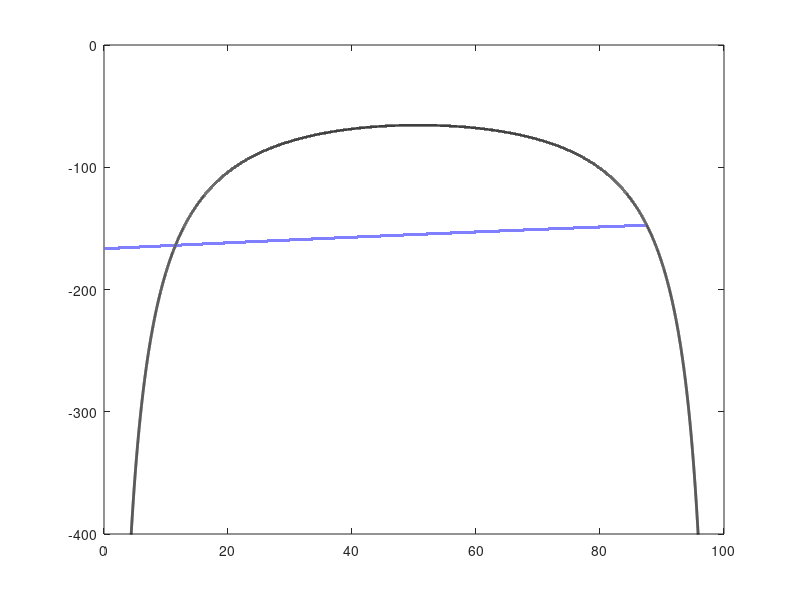

Recreate this plot in MATLAB. (Note: this script raises an error after producing the figure.)
close all; clear all;
pop=100;
beta = 0.0232/pop;%0.1/pop;%0.06/pop;
r = 0.39;
%https://www.ncbi.nlm.nih.gov/pmc/articles/PMC7760962/
c = 155.0/30.0;%6.39;
%https://pdf.sciencedirectassets.com/279785/1-s2.0-S0022030295X71904/1-s2.0-S0022030295768643/main.pdf?X-Amz-Security-Token=IQoJb3JpZ2luX2VjEJX%2F%2F%2F%2F%2F%2F%2F%2F%2F%2FwEaCXVzLWVhc3QtMSJGMEQCIE7Rvahno34ST8O2TstkfRqB%2F3aFYJbev3XeW70r%2BP0rAiA1wOwXfbMRQ4YzzvPI2CtTr%2BNTC4mpRbFJKxQbj7P1Ayq7BQje%2F%2F%2F%2F%2F%2F%2F%2F%2F%2F8BEAUaDDA1OTAwMzU0Njg2NSIMu70TMdmlgo5c7WeWKo8FtsFr95EV1Vi06kVBiii9tyVsTUsGaxj9rN0b8f2sxrD5HszTs%2BEijkkCPA321impliC1hpEnEsN4wQFM%2BVUR7W6l1SwgI6iUrMCkBsjXtxMWGnWD%2FipdOjD%2BWadCBIBjlDVXAP6zD7iO%2FTO%2Bcg%2B%2FaKCmJHLC8AnXAD%2Bs5aDZxlUrZdIYAhRc%2F%2FYmT4SvurzrhDjGY12MK4iTmM%2F0jTzrrzHKrKF65d4CYyvri6V57f5ukVWKgsB1xBhtWou65PNHTF6WFq341nJpjWPRvNKdda4%2FAH42SY4NTtDuzzAHsoADcZE7miR2rq3EC8yJk%2F1CQJAcBVcug%2FaDKCI2Lmj%2Fo7gdN6peLkprPIck0HdayzXXzxvx2h30BKbjvb%2FeA5oe%2BkahFYoXYLVhqZI7v%2F9tFYeydLIm332AQ2UoRnw2eqyBZv95e%2FZQeiClxeY8JHC2FpREERWJkmfk4aGbWRn7NaisABVjVCvCfAMyFPxZ8tHfTYKK37iOl0%2BeGeDh50T%2BJw2vlp5oOj6vfboir2o0srMbDlCd9K6v%2FGKRcXZAzpWtu3EDMd9ygW9n%2FbicQceDs5cRsh%2FFSJpfqhT7TcxEVx6aOabK7mJoARN1cqPC9iJ5jhdn8dzg%2BPpZvUpdIXDtuUHj%2FXZR98WQzI5NZVFSk5o7Q30MdqTq9xDzs4hfqxItK5gGggWOet6J2MAuRN6vgIGc%2Fjo%2FipgeW6y7hz6na%2FKDP%2BxbBcWv%2Fq2Z4aX6HUksT%2BcKhVcdIkSUQgipOVtlcIz8vyFh8SKSsVrw1h3U4Y2W2xQ0tY9igNovimJXpi4giQe9dUcnrEQdVt%2F07vOKMokjM3fn1DiQHU5u3OmepAi0j2Fk0FlmI3mXpXQeNzCUgJ6kBjqyAQXhjKTTBIuW6JkSLxdtMOZNhhBxOq5daeV8U407PXdU890EDFcgXFHji9mco4yFbGDTU1Jlvel5m4oh%2BpbjWl%2FSTEUYY4ng050zkD7f9lMX2GxJbhOffHcsUGdS3TmDfFdUI%2FrGpNKeY0C2QrG2un3i7vK4m7PJt9zA28xvvZLJAZTm150cKrzEiCNz3UxdThnNk0Nn%2FKV4EA1MR3cyfZahiZJX8KXKJ03TL7r35NW7kbU%3D&X-Amz-Algorithm=AWS4-HMAC-SHA256&X-Amz-Date=20230612T212630Z&X-Amz-SignedHeaders=host&X-Amz-Expires=300&X-Amz-Credential=ASIAQ3PHCVTY5FHNTY4V%2F20230612%2Fus-east-1%2Fs3%2Faws4_request&X-Amz-Signature=d541a27b71a19fc4cf09d6ba3c3648fbc33a16f3a505bb4857097c721f5067ef&hash=2744b5c125c1f1c509607135424370037b657a630f5b938e8b158a34c7dd4e55&host=68042c943591013ac2b2430a89b270f6af2c76d8dfd086a07176afe7c76c2c61&pii=S0022030295768643&tid=spdf-b2f176f8-4ab2-40c1-b408-c452271d030a&sid=8a867a729330d14c5d6b0f88163eb45e6b3dgxrqa&type=client&tsoh=d3d3LnNjaWVuY2VkaXJlY3QuY29t&ua=0f1550025553560c565b09&rr=7d652c25feaf30ab&cc=us
gamma = 1.0/30.0;%1.0/36.0;%1.0/250;%1.0/36.0;
amax = 0.9;%0.75;
amin = 0.1;
I0 = 0.99*pop;
%https://bmcvetres.biomedcentral.com/articles/10.1186/s12917-016-0905-3
sigma = 0.05;
f = @(t,y)odeswitch(t,y,amin,amax,r,sigma,beta,pop,c,gamma);
t =0:0.01:1000;
ivals = linspace(0,pop,length(t));
figure()
plot(ivals, -r*(pop - sigma*ivals)./(beta*(pop-ivals).*ivals),'linewidth',2,'color','k')
ylim([-400,0])
xlim([0,pop])
hold on
%nullclines
I_amax_null = pop - gamma/(amax*beta);
lamb_amax_null =-r*(pop - sigma*I_amax_null)/(beta*(pop-I_amax_null)*I_amax_null);
plot([1 1]*I_amax_null, [lamb_amax_null 0],'linewidth',2,'color','r')    
I_amin_null = pop - gamma/(amin*beta);
lamb_amin_null =-r*(pop - sigma*I_amin_null)/(beta*(pop-I_amin_null)*I_amin_null);
plot([1 1]*I_amin_null, [-400 lamb_amin_null],'linewidth',2,'color','r')    
amax_i_end=(c*pop*beta+r*gamma*sigma-2*pop*r*beta*amax+sqrt((c*pop*beta+r*gamma*sigma-2*pop*r*beta*amax)^2+4*pop*r*beta*(gamma - pop*beta*amax)*(-c + r*sigma*amax)))/(2*beta*(c-r*sigma*amax));
ivals_amax = linspace(amax_i_end, pop,length(t));
plot(ivals_amax, -(amax*r*sigma+c)./(gamma - amax*beta*(pop-2*ivals_amax)),'linewidth',2,'color','b')

amin_i_end=(c*pop*beta+r*gamma*sigma-2*pop*r*beta*amin+sqrt((c*pop*beta+r*gamma*sigma-2*pop*r*beta*amin)^2+4*pop*r*beta*(gamma - pop*beta*amin)*(-c + r*sigma*amin)))/(2*beta*(c-r*sigma*amin));
ivals_amin = linspace(0,amin_i_end,length(t));
plot(ivals_amin, -(amin*r*sigma+c)./(gamma - amin*beta*(pop-2*ivals_amin)),'linewidth',2,'color','b')

%intersections
-(amin*r*sigma+c)/(amin*beta*pop - gamma)
-(amax*r*sigma+c)/(amax*beta*pop - gamma)
%%
Opt1    = odeset('Events', @(t,y)lzero(t, y),'RelTol',1e-8,'AbsTol',1e-9);
lvals=-400:10:-1;
%term_times=[];
c=1;
for i =1:length(lvals)
    [T,Y] = ode45(f,t,[lvals(i),I0], Opt1);
    plot(Y(:,2),Y(:,1),'linewidth',1, 'color','k','linewidth',1.5)
    %term_times(c)=T(end);
    c=c+1;
end

%term_times=term_times';